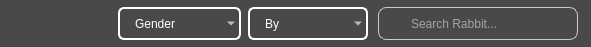
     <widget class="QFrame" name="Filter_Rabbits_Frame_View">
      <property name="geometry">
       <rect>
        <x>10</x>
        <y>20</y>
        <width>591</width>
        <height>47</height>
       </rect>
      </property>
      <property name="minimumSize">
       <size>
        <width>591</width>
        <height>47</height>
       </size>
      </property>
      <property name="maximumSize">
       <size>
        <width>591</width>
        <height>47</height>
       </size>
      </property>
      <property name="styleSheet">
       <string notr="true">QWidget{
	background-color: rgb(73, 73, 73);
	color: rgb(255, 255, 255);
	border-style: outset;
    	border-radius: 20px;
}</string>
      </property>
      <property name="frameShape">
       <enum>QFrame::StyledPanel</enum>
      </property>
      <property name="frameShadow">
       <enum>QFrame::Raised</enum>
      </property>
      <widget class="QComboBox" name="FilterBy_Rabbits">
       <property name="geometry">
        <rect>
         <x>248</x>
         <y>7</y>
         <width>120</width>
         <height>33</height>
        </rect>
       </property>
       <property name="minimumSize">
        <size>
         <width>120</width>
         <height>33</height>
        </size>
       </property>
       <property name="maximumSize">
        <size>
         <width>120</width>
         <height>33</height>
        </size>
       </property>
       <property name="styleSheet">
        <string notr="true">QComboBox{
	border: 2px solid white;
	border-radius:6px;
	padding:1px 18px 1px 3px;
	background-color: rgba(0, 0, 0, 0);
	color: rgb(255, 255, 255);
	font: 75 12pt &quot;Acme&quot;;
	padding-left: 15px;
	selection-background-color: #2980B9;
}</string>
       </property>
       <item>
        <property name="text">
         <string>By</string>
        </property>
        <property name="icon">
         <iconset resource="resources.qrc">
          <normaloff>:/Icons/Search.png</normaloff>:/Icons/Search.png</iconset>
        </property>
       </item>
       <item>
        <property name="text">
         <string>ID</string>
        </property>
        <property name="icon">
         <iconset resource="resources.qrc">
          <normaloff>:/Icons/Rabbit_Tag.png</normaloff>
          <normalon>:/Icons/Rabbit_Tag.png</normalon>:/Icons/Rabbit_Tag.png</iconset>
        </property>
       </item>
       <item>
        <property name="text">
         <string>Breed</string>
        </property>
        <property name="icon">
         <iconset resource="resources.qrc">
          <normaloff>:/Icons/Rabbit_Tag.png</normaloff>
          <normalon>:/Icons/Rabbit_Tag.png</normalon>:/Icons/Rabbit_Tag.png</iconset>
        </property>
       </item>
       <item>
        <property name="text">
         <string>Born</string>
        </property>
        <property name="icon">
         <iconset resource="resources.qrc">
          <normaloff>:/Icons/Calendar_White.png</normaloff>
          <normalon>:/Icons/Calendar_Green.png</normalon>:/Icons/Calendar_White.png</iconset>
        </property>
       </item>
       <item>
        <property name="text">
         <string>Color</string>
        </property>
        <property name="icon">
         <iconset resource="resources.qrc">
          <normaloff>:/Icons/Rabbit_White.png</normaloff>
          <normalon>:/Icons/Rabbit_Green.png</normalon>:/Icons/Rabbit_White.png</iconset>
        </property>
       </item>
       <item>
        <property name="text">
         <string>Mother</string>
        </property>
        <property name="icon">
         <iconset resource="resources.qrc">
          <normaloff>:/Icons/Rabbit_Tree_White.png</normaloff>
          <normalon>:/Icons/Rabbit_Tree_Green.png</normalon>:/Icons/Rabbit_Tree_White.png</iconset>
        </property>
       </item>
       <item>
        <property name="text">
         <string>Father</string>
        </property>
        <property name="icon">
         <iconset resource="resources.qrc">
          <normaloff>:/Icons/Rabbit_Tree_White.png</normaloff>
          <normalon>:/Icons/Rabbit_Tree_Green.png</normalon>:/Icons/Rabbit_Tree_White.png</iconset>
        </property>
       </item>
       <item>
        <property name="text">
         <string>Generation</string>
        </property>
        <property name="icon">
         <iconset resource="resources.qrc">
          <normaloff>:/Icons/Rabbit_Tree_White.png</normaloff>
          <normalon>:/Icons/Rabbit_Tree_Green.png</normalon>:/Icons/Rabbit_Tree_White.png</iconset>
        </property>
       </item>
       <item>
        <property name="text">
         <string>Type</string>
        </property>
        <property name="icon">
         <iconset resource="resources.qrc">
          <normaloff>:/Icons/Settings_White.png</normaloff>
          <normalon>:/Icons/Settings_White.png</normalon>:/Icons/Settings_White.png</iconset>
        </property>
       </item>
       <item>
        <property name="text">
         <string>CageID</string>
        </property>
        <property name="icon">
         <iconset resource="resources.qrc">
          <normaloff>:/Icons/Cages_White.png</normaloff>
          <normalon>:/Icons/Cages_Green.png</normalon>:/Icons/Cages_White.png</iconset>
        </property>
       </item>
       <item>
        <property name="text">
         <string>FactureID</string>
        </property>
        <property name="icon">
         <iconset resource="resources.qrc">
          <normaloff>:/Icons/Facture_White.png</normaloff>
          <normalon>:/Icons/Facture_Green.png</normalon>:/Icons/Facture_White.png</iconset>
        </property>
       </item>
       <item>
        <property name="text">
         <string>CustomerID</string>
        </property>
        <property name="icon">
         <iconset resource="resources.qrc">
          <normaloff>:/Icons/Customer_Whitre.png</normaloff>
          <normalon>:/Icons/Customer_Green.png</normalon>:/Icons/Customer_Whitre.png</iconset>
        </property>
       </item>
       <item>
        <property name="text">
         <string>Bought</string>
        </property>
        <property name="icon">
         <iconset resource="resources.qrc">
          <normaloff>:/Icons/TND_White.png</normaloff>
          <normalon>:/Icons/TND_Green.png</normalon>:/Icons/TND_White.png</iconset>
        </property>
       </item>
       <item>
        <property name="text">
         <string>Sold</string>
        </property>
        <property name="icon">
         <iconset resource="resources.qrc">
          <normaloff>:/Icons/TND_White.png</normaloff>
          <normalon>:/Icons/TND_Green.png</normalon>:/Icons/TND_White.png</iconset>
        </property>
       </item>
      </widget>
      <widget class="QComboBox" name="FilterGender_Rabbits">
       <property name="geometry">
        <rect>
         <x>118</x>
         <y>7</y>
         <width>123</width>
         <height>33</height>
        </rect>
       </property>
       <property name="minimumSize">
        <size>
         <width>123</width>
         <height>33</height>
        </size>
       </property>
       <property name="maximumSize">
        <size>
         <width>123</width>
         <height>33</height>
        </size>
       </property>
       <property name="styleSheet">
        <string notr="true">QComboBox{
	border: 2px solid white;
	border-radius:6px;
	padding:1px 18px 1px 3px;
	background-color: rgba(0, 0, 0, 0);
	color: rgb(255, 255, 255);
	font: 75 12pt &quot;Acme&quot;;
	padding-left: 15px;
	selection-background-color: #2980B9;
}</string>
       </property>
       <item>
        <property name="text">
         <string>Gender</string>
        </property>
        <property name="icon">
         <iconset resource="resources.qrc">
          <normaloff>:/Icons/Gender_White.png</normaloff>
          <normalon>:/Icons/Gender_Green.png</normalon>:/Icons/Gender_White.png</iconset>
        </property>
       </item>
       <item>
        <property name="text">
         <string>Null</string>
        </property>
        <property name="icon">
         <iconset resource="resources.qrc">
          <normaloff>:/Icons/Gender_Null_White.png</normaloff>
          <normalon>:/Icons/Gender_Null_Green.png</normalon>:/Icons/Gender_Null_White.png</iconset>
        </property>
       </item>
       <item>
        <property name="text">
         <string>Male</string>
        </property>
        <property name="icon">
         <iconset resource="resources.qrc">
          <normaloff>:/Icons/Gender_Male_White.png</normaloff>
          <normalon>:/Icons/Gender_Male_Green.png</normalon>:/Icons/Gender_Male_White.png</iconset>
        </property>
       </item>
       <item>
        <property name="text">
         <string>Female</string>
        </property>
        <property name="icon">
         <iconset resource="resources.qrc">
          <normaloff>:/Icons/Gender_Female_White.png</normaloff>
          <normalon>:/Icons/Gender_Female_Green.png</normalon>:/Icons/Gender_Female_White.png</iconset>
        </property>
       </item>
      </widget>
      <widget class="QPushButton" name="Ordre_Rabbits">
       <property name="geometry">
        <rect>
         <x>18</x>
         <y>7</y>
         <width>43</width>
         <height>33</height>
        </rect>
       </property>
       <property name="minimumSize">
        <size>
         <width>43</width>
         <height>33</height>
        </size>
       </property>
       <property name="maximumSize">
        <size>
         <width>43</width>
         <height>33</height>
        </size>
       </property>
       <property name="font">
        <font>
         <family>Orbitron</family>
         <pointsize>9</pointsize>
         <weight>9</weight>
         <italic>false</italic>
         <bold>false</bold>
        </font>
       </property>
       <property name="cursor">
        <cursorShape>ArrowCursor</cursorShape>
       </property>
       <property name="styleSheet">
        <string notr="true">QPushButton {
	border: none;
	background-color:rgba(0, 0, 0, 0);
	image: url(:/Icons/Order_White.png);
}
QPushButton:hover {
	border: none;
	background-color:rgba(0, 0, 0, 0);
	image: url(:/Icons/Order_Mix.png);
}
QPushButton:checked:hover {
	border: none;
	background-color:rgba(0, 0, 0, 0);
	image: url(:/Icons/Order_Mix.png);
}
QPushButton:pressed {
	border: none;
	background-color:rgba(0, 0, 0, 0);
	image: url(:/Icons/Order_Green.png);
}
QPushButton:checked{
	border-style: outset;
    	background-color:rgba(0, 0, 0, 0);
	image: url(:/Icons/Order_Green.png);
}</string>
       </property>
       <property name="text">
        <string/>
       </property>
       <property name="iconSize">
        <size>
         <width>20</width>
         <height>20</height>
        </size>
       </property>
       <property name="checkable">
        <bool>true</bool>
       </property>
       <property name="checked">
        <bool>false</bool>
       </property>
       <property name="autoRepeat">
        <bool>false</bool>
       </property>
       <property name="autoExclusive">
        <bool>false</bool>
       </property>
       <property name="autoRepeatDelay">
        <number>50</number>
       </property>
       <property name="autoRepeatInterval">
        <number>10</number>
       </property>
      </widget>
      <widget class="QLineEdit" name="Search_Rabbits">
       <property name="geometry">
        <rect>
         <x>378</x>
         <y>7</y>
         <width>200</width>
         <height>33</height>
        </rect>
       </property>
       <property name="minimumSize">
        <size>
         <width>200</width>
         <height>33</height>
        </size>
       </property>
       <property name="maximumSize">
        <size>
         <width>200</width>
         <height>31</height>
        </size>
       </property>
       <property name="styleSheet">
        <string notr="true">QLineEdit {
	background-color:rgba(0, 0, 0, 0);
	padding-left: 30px;
	border: 1px solid #ccc;
	border-radius: 8px;
	background-image: url(:/Icons/Search.png);
	background-repeat: no-repeat;
	background-position: left center;
	font: 75 10pt &quot;Acme&quot;;
}</string>
       </property>
       <property name="inputMask">
        <string/>
       </property>
       <property name="text">
        <string/>
       </property>
       <property name="placeholderText">
        <string>Search Rabbit...</string>
       </property>
      </widget>
      <widget class="QPushButton" name="Verif_Rabbits">
       <property name="geometry">
        <rect>
         <x>65</x>
         <y>7</y>
         <width>43</width>
         <height>33</height>
        </rect>
       </property>
       <property name="minimumSize">
        <size>
         <width>43</width>
         <height>33</height>
        </size>
       </property>
       <property name="maximumSize">
        <size>
         <width>43</width>
         <height>33</height>
        </size>
       </property>
       <property name="font">
        <font>
         <family>Orbitron</family>
         <pointsize>9</pointsize>
         <weight>9</weight>
         <italic>false</italic>
         <bold>false</bold>
        </font>
       </property>
       <property name="cursor">
        <cursorShape>ArrowCursor</cursorShape>
       </property>
       <property name="styleSheet">
        <string notr="true">QPushButton {
	border: none;
	background-color:rgba(0, 0, 0, 0);
	image: url(:/Icons/Verified_White.png);
}
QPushButton:hover {
	border: none;
	background-color:rgba(0, 0, 0, 0);
	image: url(:/Icons/Verified_Mix.png);
}
QPushButton:checked:hover {
	border: none;
	background-color:rgba(0, 0, 0, 0);
	image:url(:/Icons/Verified_Green.png);
}
QPushButton:pressed {
	border: none;
	background-color:rgba(0, 0, 0, 0);
	image: url(:/Icons/Order_Green.png);
}
QPushButton:checked{
	border-style: outset;
    	background-color:rgba(0, 0, 0, 0);
	image: url(:/Icons/Order_Green.png);
}</string>
       </property>
       <property name="text">
        <string/>
       </property>
       <property name="iconSize">
        <size>
         <width>20</width>
         <height>20</height>
        </size>
       </property>
       <property name="checkable">
        <bool>true</bool>
       </property>
       <property name="checked">
        <bool>false</bool>
       </property>
       <property name="autoRepeat">
        <bool>false</bool>
       </property>
       <property name="autoExclusive">
        <bool>false</bool>
       </property>
       <property name="autoRepeatDelay">
        <number>50</number>
       </property>
       <property name="autoRepeatInterval">
        <number>10</number>
       </property>
      </widget>
     </widget>
